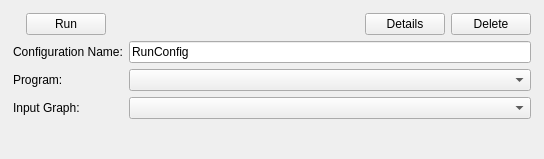
<?xml version="1.0" encoding="UTF-8"?>
<ui version="4.0">
 <class>RunConfiguration</class>
 <widget class="QWidget" name="RunConfiguration">
  <property name="geometry">
   <rect>
    <x>0</x>
    <y>0</y>
    <width>544</width>
    <height>159</height>
   </rect>
  </property>
  <property name="windowTitle">
   <string>Form</string>
  </property>
  <layout class="QHBoxLayout" name="horizontalLayout_2">
   <property name="leftMargin">
    <number>4</number>
   </property>
   <property name="topMargin">
    <number>4</number>
   </property>
   <property name="rightMargin">
    <number>4</number>
   </property>
   <property name="bottomMargin">
    <number>4</number>
   </property>
   <item>
    <widget class="QWidget" name="container" native="true">
     <layout class="QVBoxLayout" name="verticalLayout">
      <item>
       <layout class="QHBoxLayout" name="horizontalLayout">
        <item>
         <widget class="QLabel" name="arrowImage">
          <property name="sizePolicy">
           <sizepolicy hsizetype="Preferred" vsizetype="Fixed">
            <horstretch>0</horstretch>
            <verstretch>0</verstretch>
           </sizepolicy>
          </property>
          <property name="text">
           <string/>
          </property>
          <property name="pixmap">
           <pixmap resource="icons.qrc">:/icons/bullet_arrow_right.png</pixmap>
          </property>
         </widget>
        </item>
        <item>
         <widget class="QPushButton" name="runButton">
          <property name="text">
           <string>Run</string>
          </property>
          <property name="icon">
           <iconset resource="icons.qrc">
            <normaloff>:/icons/small_gear.png</normaloff>:/icons/small_gear.png</iconset>
          </property>
         </widget>
        </item>
        <item>
         <spacer name="horizontalSpacer">
          <property name="orientation">
           <enum>Qt::Horizontal</enum>
          </property>
          <property name="sizeHint" stdset="0">
           <size>
            <width>40</width>
            <height>20</height>
           </size>
          </property>
         </spacer>
        </item>
        <item>
         <widget class="QPushButton" name="detailsButton">
          <property name="text">
           <string>Details</string>
          </property>
          <property name="icon">
           <iconset resource="icons.qrc">
            <normaloff>:/icons/small_wrench.png</normaloff>:/icons/small_wrench.png</iconset>
          </property>
         </widget>
        </item>
        <item>
         <widget class="QPushButton" name="deleteButton">
          <property name="enabled">
           <bool>true</bool>
          </property>
          <property name="text">
           <string>Delete</string>
          </property>
          <property name="icon">
           <iconset resource="icons.qrc">
            <normaloff>:/icons/small_delete.png</normaloff>:/icons/small_delete.png</iconset>
          </property>
         </widget>
        </item>
       </layout>
      </item>
      <item>
       <widget class="QWidget" name="detailsWidget" native="true">
        <layout class="QFormLayout" name="formLayout">
         <property name="horizontalSpacing">
          <number>6</number>
         </property>
         <property name="verticalSpacing">
          <number>6</number>
         </property>
         <property name="leftMargin">
          <number>0</number>
         </property>
         <property name="topMargin">
          <number>0</number>
         </property>
         <property name="rightMargin">
          <number>0</number>
         </property>
         <property name="bottomMargin">
          <number>0</number>
         </property>
         <item row="0" column="0">
          <widget class="QLabel" name="configurationNameLabel">
           <property name="text">
            <string>Configuration Name:</string>
           </property>
          </widget>
         </item>
         <item row="0" column="1">
          <widget class="QLineEdit" name="configurationNameEdit">
           <property name="text">
            <string>RunConfig</string>
           </property>
          </widget>
         </item>
         <item row="1" column="0">
          <widget class="QLabel" name="programLabel">
           <property name="text">
            <string>Program:</string>
           </property>
          </widget>
         </item>
         <item row="1" column="1">
          <widget class="QComboBox" name="programCombo"/>
         </item>
         <item row="2" column="0">
          <widget class="QLabel" name="targetGraphLabel">
           <property name="text">
            <string>Input Graph:</string>
           </property>
          </widget>
         </item>
         <item row="2" column="1">
          <widget class="QComboBox" name="targetGraphCombo"/>
         </item>
        </layout>
       </widget>
      </item>
     </layout>
    </widget>
   </item>
  </layout>
 </widget>
 <resources>
  <include location="icons.qrc"/>
 </resources>
 <connections>
  <connection>
   <sender>detailsButton</sender>
   <signal>pressed()</signal>
   <receiver>RunConfiguration</receiver>
   <slot>toggleDetails()</slot>
   <hints>
    <hint type="sourcelabel">
     <x>500</x>
     <y>33</y>
    </hint>
    <hint type="destinationlabel">
     <x>587</x>
     <y>10</y>
    </hint>
   </hints>
  </connection>
  <connection>
   <sender>runButton</sender>
   <signal>pressed()</signal>
   <receiver>RunConfiguration</receiver>
   <slot>runConfiguration()</slot>
   <hints>
    <hint type="sourcelabel">
     <x>20</x>
     <y>20</y>
    </hint>
    <hint type="destinationlabel">
     <x>20</x>
     <y>20</y>
    </hint>
   </hints>
  </connection>
 </connections>
 <slots>
  <slot>toggleDetails()</slot>
  <slot>runConfiguration()</slot>
  <slot>viewResult()</slot>
 </slots>
</ui>
